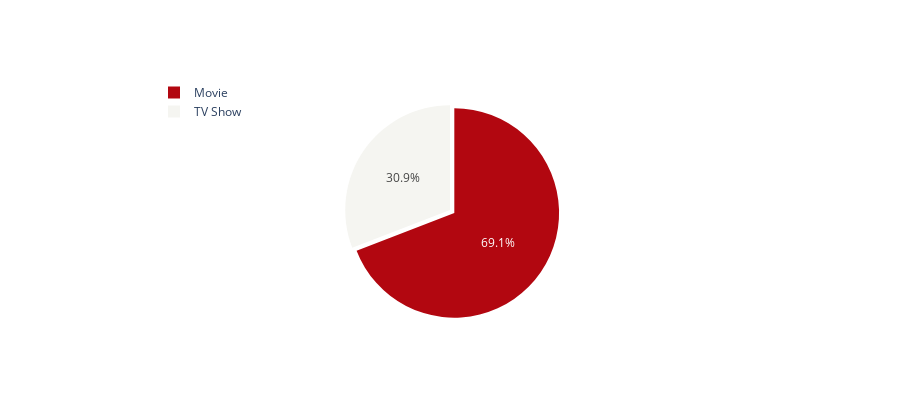

Notebook source saved alongside this figure:
### Code cell
col = "type"
grouped = df[col].value_counts().reset_index()
grouped = grouped.rename(columns = {col : "count", "index" : col})

## plot
trace = go.Pie(labels=grouped[col], values=grouped['count'], pull=[0.05, 0], marker=dict(colors=["#b20710", "#f5f5f1"]))
layout = go.Layout(title="", height=400, legend=dict(x=0.1, y=1.1))
fig = go.Figure(data = [trace], layout = layout)
iplot(fig)

### Figure 1 — Plotly figure (JSON) as saved in the notebook; plotly's stock layout.template omitted (floating-point values rounded to 4 significant figures)
{"data": [{"labels": ["Movie", "TV Show"], "marker": {"colors": ["#b20710", "#f5f5f1"]}, "pull": [0.05, 0], "type": "pie", "values": [5372, 2398]}], "layout": {"height": 400, "legend": {"x": 0.1, "y": 1.1}, "title": {"text": ""}}}
